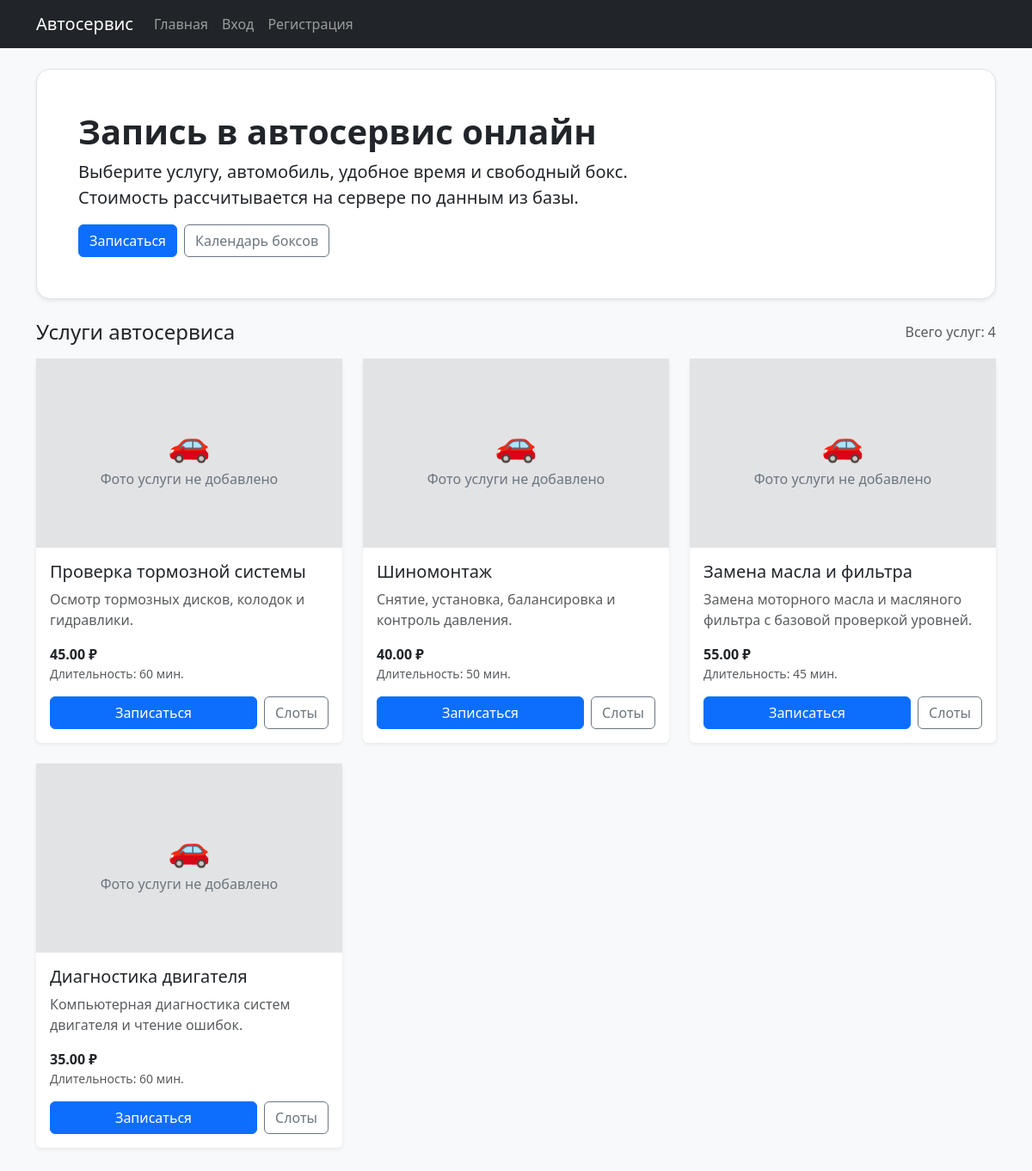
The page / on the database its author committed.
### tables this page shows
CREATE TABLE `services` (
  `id` INT NOT NULL AUTO_INCREMENT,
  `title` VARCHAR(255) NOT NULL,
  `description` TEXT DEFAULT NULL,
  `base_price` DECIMAL(10,2) NOT NULL DEFAULT 0.00,
  `duration_minutes` INT NOT NULL,
  `image_url` VARCHAR(255) DEFAULT NULL,
  `is_active` TINYINT(1) NOT NULL DEFAULT 1,
  `created_at` DATETIME NOT NULL DEFAULT CURRENT_TIMESTAMP,
  PRIMARY KEY (`id`)
);

### auth.php (called while the page is built, shortened)
<?php
if (!function_exists('h')) {
    function h($value)
    {
        return htmlspecialchars((string) $value, ENT_QUOTES, 'UTF-8');
    }
}

### index.php (the view, shortened to what this page needs)
<?php
require_once __DIR__ . '/auth.php';
require_once __DIR__ . '/db.php';
$page = isset($_GET['page']) ? (int) $_GET['page'] : 1;
$limit = 6;
$offset = ($page - 1) * $limit;
$totalStmt = $pdo->query("SELECT COUNT(*) FROM services WHERE is_active = 1");
$totalRows = (int) $totalStmt->fetchColumn();
$stmt = $pdo->prepare("SELECT * FROM services WHERE is_active = 1 ORDER BY id DESC LIMIT :limit OFFSET :offset");
$stmt->bindValue(':limit', $limit, PDO::PARAM_INT);
$stmt->bindValue(':offset', $offset, PDO::PARAM_INT);
$stmt->execute();
$services = $stmt->fetchAll();
?>
<!DOCTYPE html>
<html lang="ru">
<head>
    <link href="https://cdn.jsdelivr.net/npm/bootstrap@5.3.3/dist/css/bootstrap.min.css" rel="stylesheet">
</head>
<body class="bg-light">
<?php require __DIR__ . '/nav.php'; ?>
<div class="container pb-5">
    <div class="p-4 p-md-5 mb-4 bg-white rounded-4 shadow-sm border">
        <div class="row align-items-center">
            <div class="col-lg-8">
                <h1 class="display-6 fw-bold">Запись в автосервис онлайн</h1>
                <p class="lead mb-3">Выберите услугу, автомобиль, удобное время и свободный бокс. Стоимость рассчитывается на сервере по данным из базы.</p>
                <div class="d-flex flex-wrap gap-2">
                    <a href="book_service.php" class="btn btn-primary">Записаться</a>
                    <a href="appointment_slots.php" class="btn btn-outline-secondary">Календарь боксов</a>
                </div>
            </div>
        </div>
    </div>
    <div class="d-flex justify-content-between align-items-center mb-3">
        <h2 class="h4 mb-0">Услуги автосервиса</h2>
        <span class="text-muted">Всего услуг: <?= $totalRows ?></span>
    </div>
    <div class="row g-4">
        <?php if ($services): ?>
            <?php foreach ($services as $service): ?>
                <div class="col-md-6 col-xl-4">
                    <div class="card h-100 shadow-sm border-0">
                        <?php if (!empty($service['image_url'])): ?>
                            <img src="<?= h($service['image_url']) ?>" class="card-img-top" alt="<?= h($service['title']) ?>" style="height: 220px; object-fit: cover;">
                        <?php else: ?>
                            <div class="d-flex align-items-center justify-content-center bg-secondary-subtle text-secondary" style="height: 220px;">
                                <div class="text-center">
                                    <div class="fs-1">🚗</div>
                                    <div>Фото услуги не добавлено</div>
                                </div>
                            </div>
                        <?php endif; ?>
                        <div class="card-body d-flex flex-column">
                            <h3 class="h5 card-title"><?= h($service['title']) ?></h3>
                            <p class="card-text text-muted flex-grow-1"><?= nl2br(h($service['description'])) ?></p>
                            <div class="mb-3">
                                <div><strong><?= number_format((float) $service['base_price'], 2, '.', ' ') ?> ₽</strong></div>
                                <div class="small text-muted">Длительность: <?= (int) $service['duration_minutes'] ?> мин.</div>
                            </div>
                            <div class="d-flex gap-2">
                                <a href="book_service.php?service_id=<?= (int) $service['id'] ?>" class="btn btn-primary w-100">Записаться</a>
                                <a href="appointment_slots.php" class="btn btn-outline-secondary">Слоты</a>
                            </div>
                        </div>
                    </div>
                </div>
            <?php endforeach; ?>
        <?php else: ?>
            <div class="col-12">
                <div class="alert alert-info">Пока нет активных услуг. Зайдите под админом и добавьте их в админке.</div>
            </div>
        <?php endif; ?>
    </div>
</div>
</body>
</html>

### rows shown on the page
services: shows "Фото услуги не добавлено", title "Проверка тормозной системы", description "Осмотр тормозных дисков, колодок и гидравлики.", base_price "45.00", duration_minutes "60"
services: shows "Фото услуги не добавлено", title "Шиномонтаж", description "Снятие, установка, балансировка и контроль давления.", base_price "40.00", duration_minutes "50"
services: shows "Фото услуги не добавлено", title "Замена масла и фильтра", description "Замена моторного масла и масляного фильтра с базовой проверкой уровней.", base_price "55.00", duration_minutes "45"
services: shows "Фото услуги не добавлено", title "Диагностика двигателя", description "Компьютерная диагностика систем двигателя и чтение ошибок.", base_price "35.00", duration_minutes "60"

### other values the page prints
$totalRows "4"
